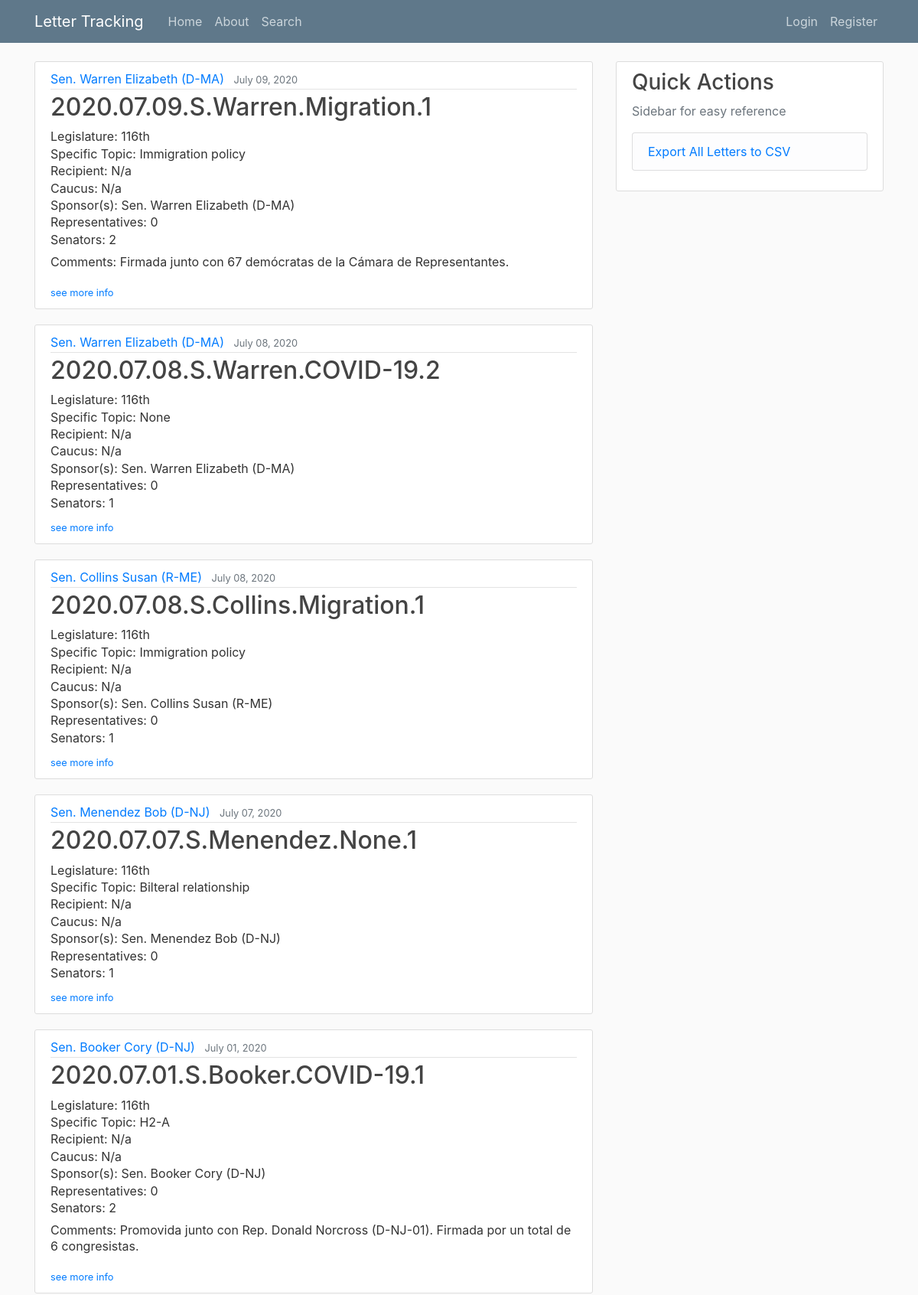
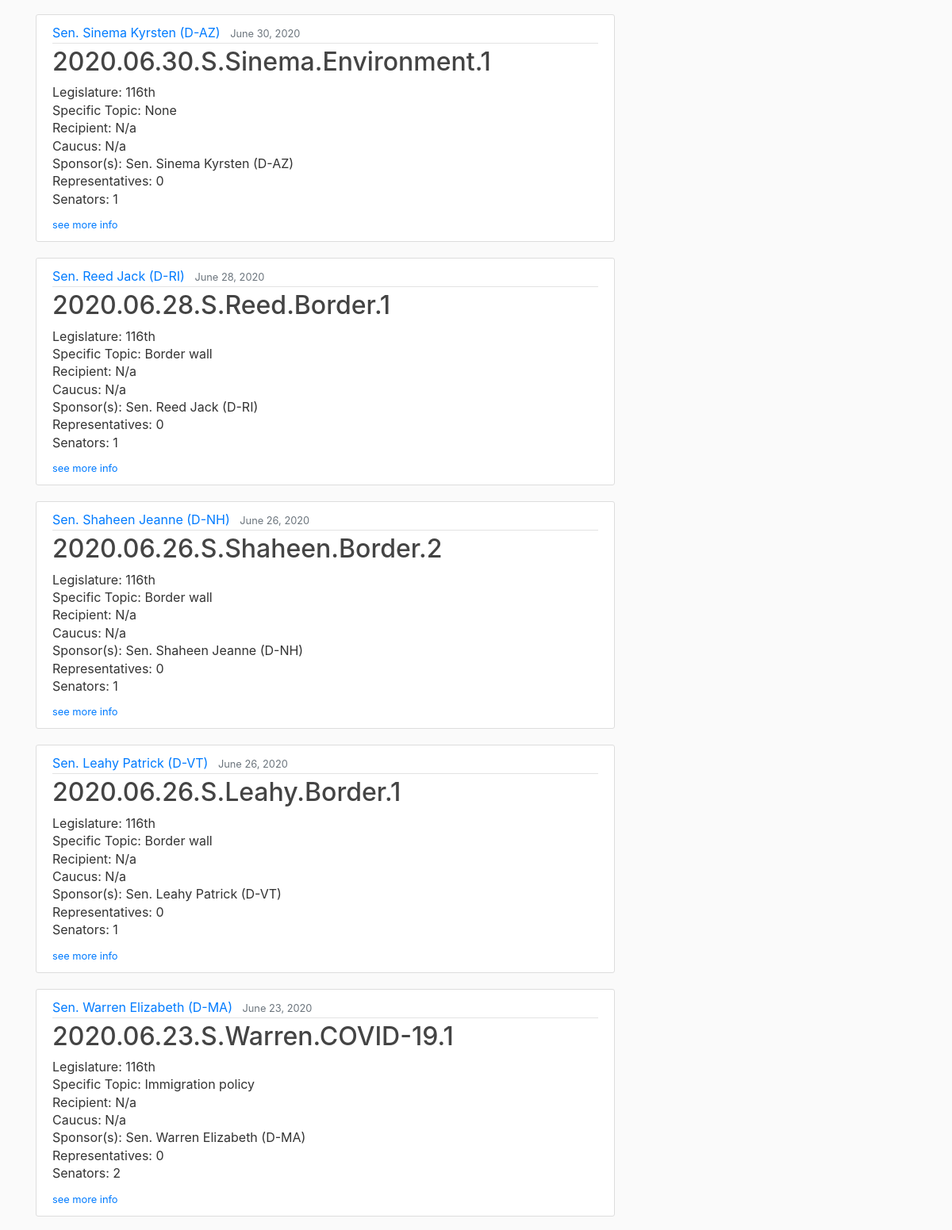
The page / (upper part) on the database its author committed (2 pictures, top to bottom).
### letter_tracking/models.py (models this page shows, shortened)
class Letter(models.Model):
    class PolParties(models.TextChoices):
        D = 'D', _('Democrat')
        R = 'R', _('Republican')
        I = 'I', _('Independent')
    class RepSen(models.TextChoices):
        REP = 'Rep.', _('Representative')
        SEN = 'Sen.', _('Senator')
    class Chamber(models.TextChoices):
        BI = 'B', _('Bicameral')
        S = 'S', _('Senado')
        C = 'C', _('Congreso')
    class Support(models.TextChoices):
        rep = 'Republican', _('Republican')
        dem = 'Democrat', _('Democrat')
        bi= 'Bipartisan', _('Bipartisan')
    class Sentiment(models.TextChoices):
        Pos = 'Positive', _('Positive')
        Neut = 'Neutral', _('Neutral')
        Neg = 'Negative', _('Negative')
    class Dummy(models.TextChoices):
        y = 1, _('Yes')
        n = 0, _('No')
    tema = models.ForeignKey(Topic,
                            on_delete=models.SET_NULL,
                            null=True
                            )
    tema_específico = models.ForeignKey(Specific_Topic,
                                        on_delete=models.SET_NULL,
                                        null=True
                                        )
    fecha = models.DateTimeField(help_text="Enter dates in <em>MM/DD/YYYY</em> format")
    descripción = models.TextField()
    favorable_a_MX = models.CharField(max_length=8,
                                    choices=Sentiment.choices,
                                    verbose_name=_('Positive for Mexico?')
                                    )
    mención_directa_a_MX = models.CharField(max_length=3,
                                    choices=Dummy.choices,
                                    verbose_name=_('Was Mexico directly mentioned?'))
    destinatario = MultiSelectField(choices=[('N/a', 'N/a')] + list(zip_choices(list(map(lambda obj: obj.recipient_name, Recipient.objects.all())))),
                                default='None',
                                max_length=100,
                                help_text="<em>If 'Other', please specify in the text box below</em>"
                                )
    other_destinatario_comments = models.TextField(blank=True)
    caucus = MultiSelectField(choices=[('', 'N/a')] + list(zip_choices(list(map(lambda obj: obj.caucus_name, Caucus.objects.all())))),
                                default='None',
                                max_length=100
                                )
    legislatura = models.ForeignKey(Legislature,
                                    on_delete=models.SET_NULL,
                                    null=True
                                    )
    patrocinador_sen = models.ForeignKey(Legislator,
                                        limit_choices_to={'rep_or_sen': 'Sen.'},
                                        related_name='Senators',
                                        verbose_name=_('Senate Author'),
                                        on_delete=models.SET_NULL,
                                        null=True,
                                        blank=True
                                        )
    patrocinador_rep = models.ForeignKey(Legislator,
                                        limit_choices_to={'rep_or_sen': 'Rep.'},
                                        related_name='Representatives',
                                        verbose_name=_('House Author'),
                                        on_delete=models.SET_NULL,
                                        null=True,
                                        blank=True
                                        )
    cosigners = MultiSelectField(choices=zip_choices(list(map(lambda leg: leg.name, Legislator.objects.all()))),\
                                verbose_name=_('Copatrocinador/a'),
                                default='None',
                                max_length=1000
                                )
    date_posted = models.DateTimeField(default=timezone.now)
    posted_by = models.ForeignKey(User,
                                 on_delete=models.SET_NULL,
                                 null=True
                                 )
    observaciones =  models.TextField(default='N/a')
    acción = models.ForeignKey(Action,
                               on_delete=models.SET_NULL,
                               null=True
                               )
    notice = models.CharField(max_length=9,
                              verbose_name=_('If a notice was sent, specify the number'),
                              default='N/a'
                              )
    @property
    def title(self):
        if not self.authors:
            name = 'NO LEGISLATOR SELECTED: UPDATE LETTER'
        else:
            name = '-'.join(obj_list_to_attr(self.authors, 'last_name'))
        return str(self.fecha)[:10].replace('-', '.') + '.' + str(self.cámara)[0] +\
                '.' + name + '.' + str(self.tema) + '.' + str(self.consecutive_number)
    @property
    def authors(self):
        auths = [leg for leg in [self.patrocinador_rep, self.patrocinador_sen] if leg]
        return auths if auths else []
    @property
    def two_authors(self):
        return True if len(self.authors) == 2 else False
    @property
    def sen_author(self):
        return True if self.patrocinador_sen else False
    @property
    def rep_author(self):
        return True if self.patrocinador_rep else False
    @property
    def cámara(self):
        return classify_letter(self, 'rep_or_sen', "Sen.", ["Senate", "House", "Bicameral"])
    @property
    def consecutive_number(self):
        daily_order = list(Letter.objects.filter(fecha=self.fecha).order_by('fecha'))
        return daily_order.index(self) + 1
    @property
    def num_reps_sens(self):
        if not self.authors:
            return 0, 0
        auths = obj_list_to_attr(self.authors, 'name') #list of name strings
        signers = auths + ', '.join(self.cosigners).split(', ') #larger list of name strings
        if not self.cosigners:
            sen_rep = obj_list_to_attr(self.authors, 'rep_or_sen')
            if len(sen_rep) == 1:
                return (1, 0) if sen_rep == ['Sen.'] else (0, 1)
            elif len(sen_rep) == 2:
                return sen_rep.count('Sen.'), sen_rep.count('Rep.')
        sen_rep = [leg.rep_or_sen for leg in Legislator.objects.all() if leg.name in signers]
        return sen_rep.count('Sen.'), sen_rep.count('Rep.')
    @property
    def num_sens(self):
        return self.num_reps_sens[0]
    @property
    def num_reps(self):
        return self.num_reps_sens[1]

class Legislator(models.Model):
    class RepSen(models.TextChoices):
        REP = 'Rep.', _('Representative')
        SEN = 'Sen.', _('Senator')
    class PolParties(models.TextChoices):
        D = 'D', _('Democrat')
        R = 'R', _('Republican')
        I = 'I', _('Independent')
    first_name = models.CharField(max_length=100, default='None')
    last_name = models.CharField(max_length=100, default='None')
    state = models.ForeignKey(State,
                             on_delete=models.SET_NULL,
                             null=True
                             )
    district = models.CharField(max_length=10,\
                                choices=[('', 'N/a')] + list(zip_choices(['at large'] + list(map(lambda num: str(num), range(1,54))))),\
                                help_text='If politician is a Sentor, please select N/a')
    rep_or_sen = models.CharField(max_length=4,
                                 choices=RepSen.choices,
                                 verbose_name=_('Representative or Senator'))
    party = models.CharField(max_length=11,
                            choices=PolParties.choices)
    active = models.BooleanField()
    @property
    def name(self):
        return self.last_name + ' ' + self.first_name
    @property
    def title(self):
        return self.name + ' (' + self.party + '-' + self.state.abbr + '-' +  self.district +')' if self.rep_or_sen == 'Rep.'\
         else self.name + ' (' + self.party + '-' + self.state.abbr + ')'
    @property
    def full_title(self):
        return self.rep_or_sen + ' ' + self.title

class State(models.Model):
    name = models.CharField(max_length=30)
    abbr = models.CharField(max_length=2)

class Legislature(models.Model):
    legislature_name =  models.CharField(max_length=6)
    def __str__(self):
        return self.legislature_name

class Specific_Topic(models.Model):
    specific_topic_name =  models.CharField(max_length=25)
    def __str__(self):
        return self.specific_topic_name

class Topic(models.Model):
    topic_name = models.CharField(max_length=25)
    def __str__(self):
        return self.topic_name

### letter_tracking/views.py (the view)
# urls.py: path('', LetterListView.as_view(), name='letter_tracking-home'),
class LetterListView(ListView):
    model = Letter
    template_name = 'letter_tracking/home.html'
    context_object_name = 'letters'
    ordering = ['-fecha', '-date_posted']
    paginate_by = 15

### letter_tracking/models.py (called while the page is built)
def classify_letter(letter, attr, class_, options):
    if not letter.cosigners:
        if len(letter.authors) == 1: ###
            return options[0] if getattr(letter.authors[0], attr) == class_ else options[1]
        elif len(letter.authors) == 2:
            classified = list(map(lambda leg_obj: getattr(leg_obj, attr) == class_, letter.authors))
    else:
        signers = letter.authors + [leg for leg in Legislator.objects.all() if leg.name in letter.cosigners]
        classified = list(map(lambda leg_obj: leg_obj.__dict__[attr] == class_, signers))
    if all(classified):
        return options[0]
    if not any(classified):
        return options[1]
    else:
        return options[2]

def obj_list_to_attr(obj_list, attr):
    return list(map(lambda obj: getattr(obj, attr), obj_list))

### letter_tracking/templates/letter_tracking/home.html (shortened to what this page needs)
{%extends "letter_tracking/base.html" %}
{% block content %}
    {% for letter in letters %}
        <article class="media content-section">
            <div class="media-body">
                <div class="article-metadata">
                    {% if letter.sen_author %}
                        <a class="mr-2" href="{% url 'legislator-letters' letter.patrocinador_sen.name %}">{{letter.patrocinador_sen.full_title}}</a>
                    {% endif %}
                    <small class="text-muted">{{ letter.fecha | date:"F d, Y" }}</small>
                </div>
                <h2><a class="article-title">{{ letter.title }}</a></h2>
                <p class="article-content" style="line-height:.4">Legislature: {{ letter.legislatura }}</p>
                <p class="article-content" style="line-height:.4">Specific Topic: {{ letter.tema_específico }}</p>
                {% if letter.other_destinatario_comments %}
                    <p class="article-content" style="line-height:.4">Recipient: {{ letter.destinatario }}- {{letter.other_destinatario_comments}}</p>
                {% elif object.destinatario %}
                    <p class="article-content" style="line-height:.4">Recipient: {{ letter.destinatario }}</p>
                {% else %}
                    <p class="article-content" style="line-height:.4">Recipient: N/a</p>
                {% endif %}
                {% if object.caucus %}
                    <p class="article-content" style="line-height:.4">Caucus: {{ letter.caucus }}</p>
                {% else %}
                    <p class="article-content" style="line-height:.4">Caucus: N/a</p>
                {% endif %}
                {% if letter.two_authors %}
                    <p class="article-content" style="line-height:.4">Sponsor(s): {{letter.patrocinador_sen.full_title}} & {{letter.patrocinador_rep.full_title}}</p>
                {% elif letter.patrocinador_sen %}
                    <p class="article-content" style="line-height:.4">Sponsor(s): {{letter.patrocinador_sen.full_title}}</p>
                {% elif letter.patrocinador_rep%}
                    <p class="article-content" style="line-height:.4">Sponsor(s): {{letter.patrocinador_rep.full_title}}</p>
                {% endif %}
                <p class="article-content" style="line-height:.4">Representatives: {{ letter.num_reps }}</p>
                <p class="article-content" style="line-height:.4">Senators: {{ letter.num_sens }}</p>
                {% if letter.observaciones %}
                    <p class="article-content" style="line-height:1.3">Comments: {{ letter.observaciones }}</p>
                {% endif %}
                <div> <small> <a  href="{% url 'letter-detail' letter.id%}">see more info</a></small></div>
            </div>
        </article>
    {% endfor %}
{% endblock content %}

### letter_tracking/templates/letter_tracking/base.html (shortened to what this page needs)
{% load static %}
<!DOCTYPE html>
<html>
    <head>
        <link rel="stylesheet" href="https://maxcdn.bootstrapcdn.com/bootstrap/4.0.0/css/bootstrap.min.css">
        <link rel="stylesheet" type="text/css" href=" {% static 'letter_tracking/main.css' %}">
    </head>
    <body>
    <header class="site-header">
        <nav class="navbar navbar-expand-md navbar-dark bg-steel fixed-top">
            <div class="container">
                <a class="navbar-brand mr-4" href="{% url 'letter_tracking-home'%}">Letter Tracking</a>
                <div class="collapse navbar-collapse" id="navbarToggle">
                    <div class="navbar-nav mr-auto">
                        <a class="nav-item nav-link" href="{% url 'letter_tracking-home'%}">Home</a>
                        <a class="nav-item nav-link" href="{% url 'letter_tracking-about'%}">About</a>
                        <a class="nav-item nav-link" href="{% url 'search_form'%}">Search</a>
                    </div>
                    <div class="navbar-nav">
                        {% if user.is_authenticated %}
                            <a class="nav-item nav-link" href="{% url 'letter-create' %}">New Letter</a>
                            <a class="nav-item nav-link" href="{% url 'profile' %}">Profile</a>
                            <a class="nav-item nav-link" href="{% url 'logout' %}">Logout</a>
                        {% else %}
                            <a class="nav-item nav-link" href="{% url 'login' %}">Login</a>
                            <a class="nav-item nav-link" href="{% url 'register' %}">Register</a>
                        {% endif %}
                    </div>
                </div>
            </div>
        </nav>
    </header>
    <main role="main" class="container">
        <div class="row">
        <div class="col-md-8">
            {% block content %}{% endblock %}
        </div>
        <div class="col-md-4">
            <div class="content-section">
            <h3>Quick Actions</h3>
            <p class='text-muted'>Sidebar for easy reference
                <ul class="list-group">
                <li class="list-group-item list-group-item-light"><a href="{% url 'export-data' %}">Export All Letters to CSV</a></li>
                </ul>
            </p>
            </div>
        </div>
        </div>
    </main>
    </body>
</html>

### letter_tracking/static/letter_tracking/main.css (style rules this page uses)
body { background: #fafafa; color: #333333; margin-top: 5rem; }
h1, h2, h3, h4, h5, h6 { color: #444444; }
ul { margin: 0; }
.bg-steel { background-color: #5f788a; }
.site-header .navbar-nav .nav-link { color: #cbd5db; }
.content-section { background: #ffffff; padding: 10px 20px; border: 1px solid #dddddd; border-radius: 3px; margin-bottom: 20px; }
.article-title { color: #444444; }
.article-content { white-space: pre-line; }
.article-metadata { padding-bottom: 1px; margin-bottom: 4px; border-bottom: 1px solid #e3e3e3 }

### rows shown on the page
Letter: patrocinador_sen.full_title "Sen. Warren Elizabeth (D-MA)", fecha "July 09, 2020", title "2020.07.09.S.Warren.Migration.1", legislatura "116th", tema_específico "Immigration policy", other_destinatario_comments "Recipient: N/a", num_reps "0", num_sens "2", observaciones "Firmada junto con 67 demócratas de la Cámara de Representantes."
Letter: patrocinador_sen.full_title "Sen. Warren Elizabeth (D-MA)", fecha "July 08, 2020", title "2020.07.08.S.Warren.COVID-19.2", legislatura "116th", tema_específico "None", other_destinatario_comments "Recipient: N/a", num_reps "0", num_sens "1"
Letter: patrocinador_sen.full_title "Sen. Collins Susan (R-ME)", fecha "July 08, 2020", title "2020.07.08.S.Collins.Migration.1", legislatura "116th", tema_específico "Immigration policy", other_destinatario_comments "Recipient: N/a", num_reps "0", num_sens "1"
Letter: patrocinador_sen.full_title "Sen. Menendez Bob (D-NJ)", fecha "July 07, 2020", title "2020.07.07.S.Menendez.None.1", legislatura "116th", tema_específico "Bilteral relationship", other_destinatario_comments "Recipient: N/a", num_reps "0", num_sens "1"
Letter: patrocinador_sen.full_title "Sen. Booker Cory (D-NJ)", fecha "July 01, 2020", title "2020.07.01.S.Booker.COVID-19.1", legislatura "116th", tema_específico "H2-A", other_destinatario_comments "Recipient: N/a", num_reps "0", num_sens "2", observaciones "Promovida junto con Rep. Donald Norcross (D-NJ-01). Firmada por un total de 6 congresistas."
Letter: patrocinador_sen.full_title "Sen. Sinema Kyrsten (D-AZ)", fecha "June 30, 2020", title "2020.06.30.S.Sinema.Environment.1", legislatura "116th", tema_específico "None", other_destinatario_comments "Recipient: N/a", num_reps "0", num_sens "1"
Letter: patrocinador_sen.full_title "Sen. Reed Jack (D-RI)", fecha "June 28, 2020", title "2020.06.28.S.Reed.Border.1", legislatura "116th", tema_específico "Border wall", other_destinatario_comments "Recipient: N/a", num_reps "0", num_sens "1"
Letter: patrocinador_sen.full_title "Sen. Shaheen Jeanne (D-NH)", fecha "June 26, 2020", title "2020.06.26.S.Shaheen.Border.2", legislatura "116th", tema_específico "Border wall", other_destinatario_comments "Recipient: N/a", num_reps "0", num_sens "1"
Letter: patrocinador_sen.full_title "Sen. Leahy Patrick (D-VT)", fecha "June 26, 2020", title "2020.06.26.S.Leahy.Border.1", legislatura "116th", tema_específico "Border wall", other_destinatario_comments "Recipient: N/a", num_reps "0", num_sens "1"
Letter: patrocinador_sen.full_title "Sen. Warren Elizabeth (D-MA)", fecha "June 23, 2020", title "2020.06.23.S.Warren.COVID-19.1", legislatura "116th", tema_específico "Immigration policy", other_destinatario_comments "Recipient: N/a", num_reps "0", num_sens "2"
